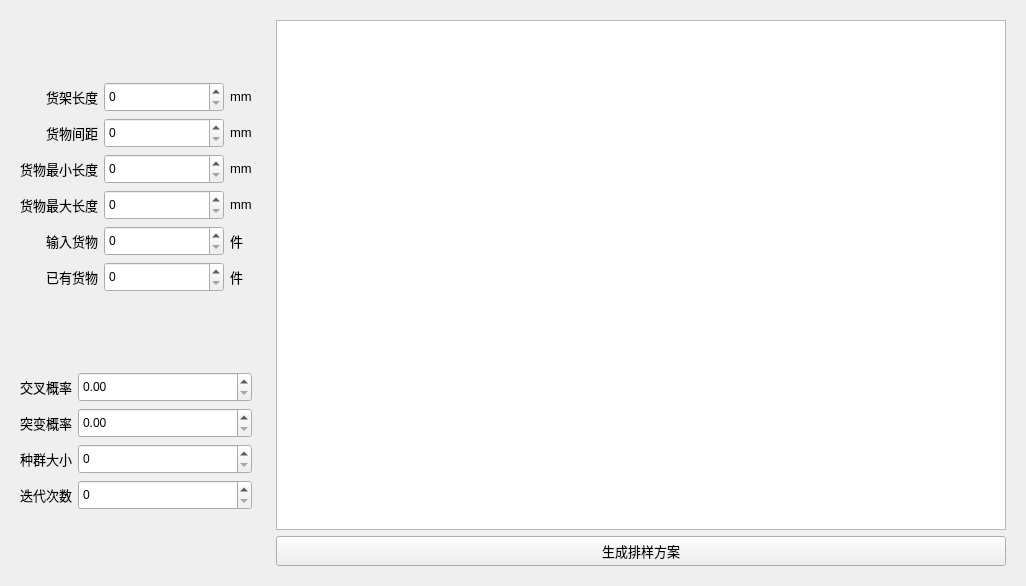
<?xml version="1.0" encoding="UTF-8"?>
<ui version="4.0">
 <class>Widget</class>
 <widget class="QWidget" name="Widget">
  <property name="geometry">
   <rect>
    <x>0</x>
    <y>0</y>
    <width>1026</width>
    <height>586</height>
   </rect>
  </property>
  <property name="windowTitle">
   <string>Widget</string>
  </property>
  <layout class="QGridLayout" name="gridLayout_2">
   <item row="4" column="0">
    <spacer name="verticalSpacer_2">
     <property name="orientation">
      <enum>Qt::Vertical</enum>
     </property>
     <property name="sizeHint" stdset="0">
      <size>
       <width>20</width>
       <height>40</height>
      </size>
     </property>
    </spacer>
   </item>
   <item row="1" column="0">
    <widget class="QWidget" name="widget" native="true">
     <property name="sizePolicy">
      <sizepolicy hsizetype="Preferred" vsizetype="Fixed">
       <horstretch>0</horstretch>
       <verstretch>0</verstretch>
      </sizepolicy>
     </property>
     <layout class="QGridLayout" name="gridLayout">
      <item row="2" column="0">
       <widget class="QLabel" name="label_13">
        <property name="sizePolicy">
         <sizepolicy hsizetype="Preferred" vsizetype="Fixed">
          <horstretch>0</horstretch>
          <verstretch>0</verstretch>
         </sizepolicy>
        </property>
        <property name="font">
         <font>
          <pointsize>10</pointsize>
         </font>
        </property>
        <property name="text">
         <string>货物最小长度</string>
        </property>
        <property name="alignment">
         <set>Qt::AlignRight|Qt::AlignTrailing|Qt::AlignVCenter</set>
        </property>
       </widget>
      </item>
      <item row="6" column="1">
       <widget class="QSpinBox" name="shuruhuowu">
        <property name="minimumSize">
         <size>
          <width>90</width>
          <height>30</height>
         </size>
        </property>
       </widget>
      </item>
      <item row="7" column="1">
       <widget class="QSpinBox" name="yiyouhuowu">
        <property name="minimumSize">
         <size>
          <width>90</width>
          <height>30</height>
         </size>
        </property>
       </widget>
      </item>
      <item row="0" column="0">
       <widget class="QLabel" name="label">
        <property name="sizePolicy">
         <sizepolicy hsizetype="Preferred" vsizetype="Fixed">
          <horstretch>0</horstretch>
          <verstretch>0</verstretch>
         </sizepolicy>
        </property>
        <property name="font">
         <font>
          <pointsize>10</pointsize>
         </font>
        </property>
        <property name="text">
         <string>货架长度</string>
        </property>
        <property name="alignment">
         <set>Qt::AlignRight|Qt::AlignTrailing|Qt::AlignVCenter</set>
        </property>
       </widget>
      </item>
      <item row="0" column="1">
       <widget class="QSpinBox" name="huojiachangdu">
        <property name="minimumSize">
         <size>
          <width>120</width>
          <height>30</height>
         </size>
        </property>
       </widget>
      </item>
      <item row="2" column="1">
       <widget class="QSpinBox" name="zuixiaochangdu">
        <property name="minimumSize">
         <size>
          <width>120</width>
          <height>30</height>
         </size>
        </property>
       </widget>
      </item>
      <item row="0" column="2">
       <widget class="QLabel" name="label_2">
        <property name="sizePolicy">
         <sizepolicy hsizetype="Fixed" vsizetype="Fixed">
          <horstretch>0</horstretch>
          <verstretch>0</verstretch>
         </sizepolicy>
        </property>
        <property name="font">
         <font>
          <pointsize>10</pointsize>
         </font>
        </property>
        <property name="text">
         <string>mm</string>
        </property>
       </widget>
      </item>
      <item row="4" column="0">
       <widget class="QLabel" name="label_16">
        <property name="sizePolicy">
         <sizepolicy hsizetype="Preferred" vsizetype="Fixed">
          <horstretch>0</horstretch>
          <verstretch>0</verstretch>
         </sizepolicy>
        </property>
        <property name="font">
         <font>
          <pointsize>10</pointsize>
         </font>
        </property>
        <property name="text">
         <string>货物最大长度</string>
        </property>
        <property name="alignment">
         <set>Qt::AlignRight|Qt::AlignTrailing|Qt::AlignVCenter</set>
        </property>
       </widget>
      </item>
      <item row="6" column="0">
       <widget class="QLabel" name="label_5">
        <property name="sizePolicy">
         <sizepolicy hsizetype="Preferred" vsizetype="Fixed">
          <horstretch>0</horstretch>
          <verstretch>0</verstretch>
         </sizepolicy>
        </property>
        <property name="font">
         <font>
          <pointsize>10</pointsize>
         </font>
        </property>
        <property name="text">
         <string>输入货物</string>
        </property>
        <property name="alignment">
         <set>Qt::AlignRight|Qt::AlignTrailing|Qt::AlignVCenter</set>
        </property>
       </widget>
      </item>
      <item row="7" column="0">
       <widget class="QLabel" name="label_4">
        <property name="sizePolicy">
         <sizepolicy hsizetype="Preferred" vsizetype="Fixed">
          <horstretch>0</horstretch>
          <verstretch>0</verstretch>
         </sizepolicy>
        </property>
        <property name="font">
         <font>
          <pointsize>10</pointsize>
         </font>
        </property>
        <property name="text">
         <string>已有货物</string>
        </property>
        <property name="alignment">
         <set>Qt::AlignRight|Qt::AlignTrailing|Qt::AlignVCenter</set>
        </property>
       </widget>
      </item>
      <item row="1" column="2">
       <widget class="QLabel" name="label_8">
        <property name="sizePolicy">
         <sizepolicy hsizetype="Fixed" vsizetype="Fixed">
          <horstretch>0</horstretch>
          <verstretch>0</verstretch>
         </sizepolicy>
        </property>
        <property name="font">
         <font>
          <pointsize>10</pointsize>
         </font>
        </property>
        <property name="text">
         <string>mm</string>
        </property>
       </widget>
      </item>
      <item row="2" column="2">
       <widget class="QLabel" name="label_14">
        <property name="sizePolicy">
         <sizepolicy hsizetype="Fixed" vsizetype="Fixed">
          <horstretch>0</horstretch>
          <verstretch>0</verstretch>
         </sizepolicy>
        </property>
        <property name="font">
         <font>
          <pointsize>10</pointsize>
         </font>
        </property>
        <property name="text">
         <string>mm</string>
        </property>
       </widget>
      </item>
      <item row="1" column="1">
       <widget class="QSpinBox" name="huowujianju">
        <property name="minimumSize">
         <size>
          <width>70</width>
          <height>30</height>
         </size>
        </property>
       </widget>
      </item>
      <item row="6" column="2">
       <widget class="QLabel" name="label_6">
        <property name="sizePolicy">
         <sizepolicy hsizetype="Fixed" vsizetype="Fixed">
          <horstretch>0</horstretch>
          <verstretch>0</verstretch>
         </sizepolicy>
        </property>
        <property name="font">
         <font>
          <pointsize>10</pointsize>
         </font>
        </property>
        <property name="text">
         <string>件</string>
        </property>
       </widget>
      </item>
      <item row="1" column="0">
       <widget class="QLabel" name="label_9">
        <property name="sizePolicy">
         <sizepolicy hsizetype="Preferred" vsizetype="Fixed">
          <horstretch>0</horstretch>
          <verstretch>0</verstretch>
         </sizepolicy>
        </property>
        <property name="font">
         <font>
          <pointsize>10</pointsize>
         </font>
        </property>
        <property name="text">
         <string>货物间距</string>
        </property>
        <property name="alignment">
         <set>Qt::AlignRight|Qt::AlignTrailing|Qt::AlignVCenter</set>
        </property>
       </widget>
      </item>
      <item row="7" column="2">
       <widget class="QLabel" name="label_3">
        <property name="sizePolicy">
         <sizepolicy hsizetype="Fixed" vsizetype="Fixed">
          <horstretch>0</horstretch>
          <verstretch>0</verstretch>
         </sizepolicy>
        </property>
        <property name="font">
         <font>
          <pointsize>10</pointsize>
         </font>
        </property>
        <property name="text">
         <string>件</string>
        </property>
       </widget>
      </item>
      <item row="4" column="1">
       <widget class="QSpinBox" name="zuidachangdu">
        <property name="minimumSize">
         <size>
          <width>120</width>
          <height>30</height>
         </size>
        </property>
       </widget>
      </item>
      <item row="4" column="2">
       <widget class="QLabel" name="label_15">
        <property name="sizePolicy">
         <sizepolicy hsizetype="Fixed" vsizetype="Fixed">
          <horstretch>0</horstretch>
          <verstretch>0</verstretch>
         </sizepolicy>
        </property>
        <property name="font">
         <font>
          <pointsize>10</pointsize>
         </font>
        </property>
        <property name="text">
         <string>mm</string>
        </property>
       </widget>
      </item>
     </layout>
    </widget>
   </item>
   <item row="2" column="0">
    <spacer name="verticalSpacer">
     <property name="orientation">
      <enum>Qt::Vertical</enum>
     </property>
     <property name="sizeHint" stdset="0">
      <size>
       <width>20</width>
       <height>40</height>
      </size>
     </property>
    </spacer>
   </item>
   <item row="3" column="0">
    <widget class="QWidget" name="widget_3" native="true">
     <layout class="QGridLayout" name="gridLayout_3">
      <item row="0" column="0">
       <widget class="QLabel" name="label_11">
        <property name="sizePolicy">
         <sizepolicy hsizetype="Fixed" vsizetype="Fixed">
          <horstretch>0</horstretch>
          <verstretch>0</verstretch>
         </sizepolicy>
        </property>
        <property name="font">
         <font>
          <pointsize>10</pointsize>
         </font>
        </property>
        <property name="text">
         <string>交叉概率</string>
        </property>
       </widget>
      </item>
      <item row="1" column="0">
       <widget class="QLabel" name="label_12">
        <property name="sizePolicy">
         <sizepolicy hsizetype="Fixed" vsizetype="Fixed">
          <horstretch>0</horstretch>
          <verstretch>0</verstretch>
         </sizepolicy>
        </property>
        <property name="font">
         <font>
          <pointsize>10</pointsize>
         </font>
        </property>
        <property name="text">
         <string>突变概率</string>
        </property>
       </widget>
      </item>
      <item row="2" column="0">
       <widget class="QLabel" name="label_10">
        <property name="sizePolicy">
         <sizepolicy hsizetype="Fixed" vsizetype="Fixed">
          <horstretch>0</horstretch>
          <verstretch>0</verstretch>
         </sizepolicy>
        </property>
        <property name="font">
         <font>
          <pointsize>10</pointsize>
         </font>
        </property>
        <property name="text">
         <string>种群大小</string>
        </property>
       </widget>
      </item>
      <item row="2" column="1">
       <widget class="QSpinBox" name="zhongqundaxiao">
        <property name="minimumSize">
         <size>
          <width>90</width>
          <height>30</height>
         </size>
        </property>
       </widget>
      </item>
      <item row="3" column="0">
       <widget class="QLabel" name="label_7">
        <property name="sizePolicy">
         <sizepolicy hsizetype="Fixed" vsizetype="Fixed">
          <horstretch>0</horstretch>
          <verstretch>0</verstretch>
         </sizepolicy>
        </property>
        <property name="font">
         <font>
          <pointsize>10</pointsize>
         </font>
        </property>
        <property name="text">
         <string>迭代次数</string>
        </property>
       </widget>
      </item>
      <item row="3" column="1">
       <widget class="QSpinBox" name="diedaicishu">
        <property name="minimumSize">
         <size>
          <width>90</width>
          <height>30</height>
         </size>
        </property>
       </widget>
      </item>
      <item row="0" column="1">
       <widget class="QDoubleSpinBox" name="jiaochagailv">
        <property name="minimumSize">
         <size>
          <width>120</width>
          <height>30</height>
         </size>
        </property>
       </widget>
      </item>
      <item row="1" column="1">
       <widget class="QDoubleSpinBox" name="tubiangailv">
        <property name="minimumSize">
         <size>
          <width>70</width>
          <height>30</height>
         </size>
        </property>
       </widget>
      </item>
     </layout>
    </widget>
   </item>
   <item row="0" column="0">
    <spacer name="verticalSpacer_3">
     <property name="orientation">
      <enum>Qt::Vertical</enum>
     </property>
     <property name="sizeHint" stdset="0">
      <size>
       <width>20</width>
       <height>40</height>
      </size>
     </property>
    </spacer>
   </item>
   <item row="0" column="1" rowspan="5">
    <widget class="QWidget" name="widget_2" native="true">
     <layout class="QVBoxLayout" name="verticalLayout">
      <item>
       <widget class="QTextEdit" name="shuchu"/>
      </item>
      <item>
       <widget class="QPushButton" name="pushButton">
        <property name="sizePolicy">
         <sizepolicy hsizetype="Minimum" vsizetype="Preferred">
          <horstretch>0</horstretch>
          <verstretch>0</verstretch>
         </sizepolicy>
        </property>
        <property name="minimumSize">
         <size>
          <width>120</width>
          <height>30</height>
         </size>
        </property>
        <property name="font">
         <font>
          <pointsize>10</pointsize>
          <bold>false</bold>
         </font>
        </property>
        <property name="text">
         <string>生成排样方案</string>
        </property>
       </widget>
      </item>
     </layout>
    </widget>
   </item>
  </layout>
 </widget>
 <resources/>
 <connections/>
</ui>
